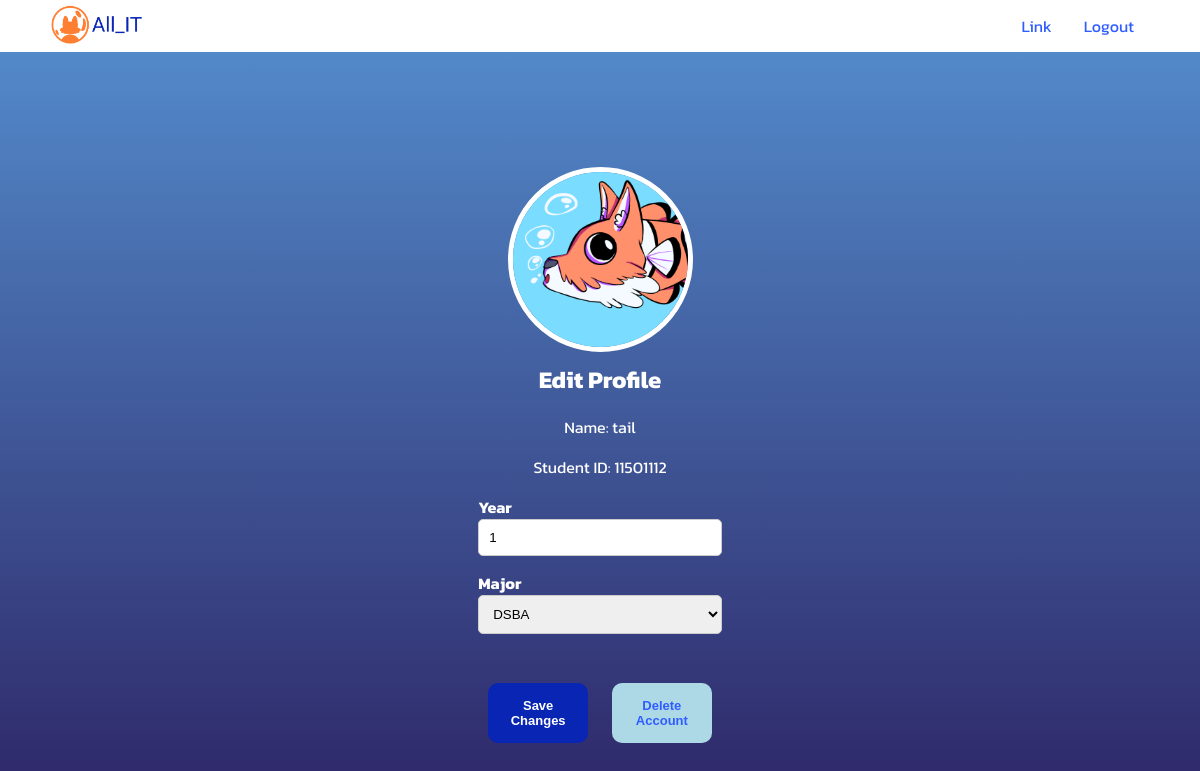
The page /edit (signed in) on the database its author committed.
### accounts/models.py (models this page shows, shortened)
class UserProfile(models.Model):
    user = models.OneToOneField(User, on_delete=models.CASCADE)
    name = models.CharField(max_length=100)
    sid = models.CharField(max_length=9)
    year = models.PositiveIntegerField()
    major = models.CharField(max_length=50)

### home/views.py (the view)
# urls.py: path('edit', Editprofile, name='edit'),
@login_required
def Editprofile(request):
    user_profile = get_object_or_404(UserProfile, user=request.user)
    major_value = user_profile.major
    if request.method == 'POST':
        if 'delete_account' in request.POST:
            user_profile.user.delete()
            logout(request)
            return redirect('home:Delete')
        form = UserProfileEditForm(request.POST, instance=user_profile)
        if form.is_valid():
            form.save()
            request.session['user_year'] = form.cleaned_data['year']
            request.session['user_major'] = form.cleaned_data['major']
            return redirect('home:Display')
    else:
        form = UserProfileEditForm(instance=user_profile)
    return render(request, 'home/edit.html', {'form': form, 'user_profile': user_profile, 'major_value': major_value})

### home/forms.py
class UserProfileEditForm(forms.ModelForm):
    class Meta:
        model = UserProfile
        fields = ['year', 'major']
    MAJOR_CHOICES = [
        ('IT', 'IT'),
        ('DSBA', 'DSBA'),
        ('AIT', 'AIT'),
        ('BIT', 'BIT'),
    ]
    major = forms.ChoiceField(
        choices=MAJOR_CHOICES,
        widget=forms.Select(attrs={'class': 'form-control'})
    )
    def __init__(self, *args, **kwargs):
        super().__init__(*args, **kwargs)
        self.helper = FormHelper()
        self.helper.add_input(Submit('submit', 'Save Changes'))

### home/template/home/edit.html (shortened to what this page needs)
{% load static %}
<html>{% load widget_tweaks %}
<head>
  <nav>
    <ul class="ul-upper">
      <a href="{% url 'home:Home' %}"><img src="{% static 'display/logo.png' %}"
          style="height: auto;width: 95px; padding-left: 100px; padding-top: 5px;"></a>
      <li><a href="{% url 'home:Logout' %}">Logout</a></li>
      <li><a href="{% url 'home:Display' %}" class="active">Link</a></li>
    </ul>
  </nav>
</head>
  <body style="padding-top: 60px;">
    <image src="{% static 'display/fosh.png' %}" class="circle"></image>
    <h2 style="margin-top: 10px; margin-bottom: 2px;">Edit Profile</h2>
    <div class="centered-container">
      <p>Name: {{ user_profile.name }}</p>
      <p>Student ID: {{ user_profile.sid }}</p>
    </div>
    <form method="post">
      <div class="form-group">
        <label for="{{ form.year.id_for_label }}">Year</label>
        {{ form.year|add_class:"form-control" }}
      </div>
      <div class="form-group">
        <label for="{{ form.major.id_for_label }}">Major</label>
        <select name="{{ form.major.name }}" id="{{ form.major.id_for_label }}" class="form-control">
            <option value="DSBA" {% if major_value == "DSBA" %} selected {% endif %}>DSBA</option>
        </select>
    </div>
      <div class="centered-container">
        <br>
        <button type="submit" class="btn btn-primary">Save Changes</button>
        <button type="submit" name="delete_account" class="btn-btn-danger">Delete Account</delete-button>
      </div>
    </form>
  </body>
</html>

### home/template/home/edit.html (style rules this page uses)
body { font-family: "Kanit", sans-serif; color: white; height: 100vh; background-image: linear-gradient(rgb(85, 144, 208), rgb(42, 29, 94)); background-attachment: fixed; display: flex; flex-direction: column; align-items: center; justify-content: center; }
.circle { border-radius: 100%; width: 175px; height: 175px; border: solid white 5px; }
button { background-color: #0825b4; font-size: small; font-weight: bold; padding: 10px; width: 100px; height: 60px; border: none; border-radius: 10px; color: white; cursor: pointer; align-items: center; margin: 10px; display: inline-block; }
.btn-btn-danger { background-color: lightblue; color: #305dff; }
.centered-container { display: block; place-items: center; align-items: center; text-align: center; }
.form-group { margin-bottom: 15px; }
.form-group label { font-weight: bold; }
.form-group select, .form-group input { width: 100%; padding: 10px; border: 1px solid #ccc; border-radius: 5px; }
.ul-upper { list-style-type: none; margin: 0; padding: 0; overflow: hidden; background-color: #ffffff; }
nav { background-color: #ffffff; color: #fff; padding-right: 100px; width: 100%; position: fixed; top: 0; align-items: center; }
li { float: right; }
li a { display: block; color: #305dff; text-align: center; padding: 14px 16px; text-decoration: none; }

### rows shown on the page
UserProfile: name "tail", sid "11501112", year "1", major "DSBA"
